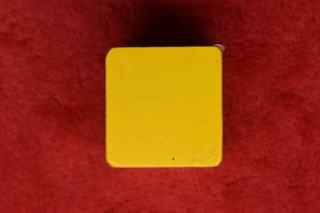
#> input picture Setup/2_image_dataset_config/C_Image_Preprocessing/image_transformation_extra_scripts/3.draw_picture/yellow-block.jpg, 320 x 213 px
$ jupyter execute 03_Edge_detection_1.ipynb
#> lines starting #> are read from the running program, lines starting #| are printed output that depends on the picture
[cell 1]
import cv2
import numpy as np
import random
import matplotlib.pyplot as plt

img = cv2.imread('yellow-block.jpg',1)
#> img is the input picture: shape (213, 320, 3); mean B, G, R 16.7, 52, 150.2
imgInfo = img.shape
#> imgInfo = (213, 320, 3)
height = imgInfo[0]
#> height = 213
width = imgInfo[1]
#> width = 320
#cv2.imshow('src',img)
#canny 1 gray 2 高斯 3 canny
gray = cv2.cvtColor(img,cv2.COLOR_BGR2GRAY)
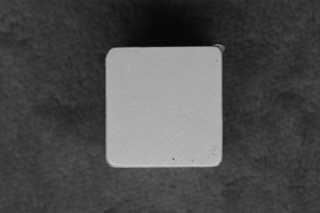
#> gray: shape (213, 320); min 7, max 203, mean 77.4
imgG = cv2.GaussianBlur(gray,(3,3),0)
dst = cv2.Canny(img,50,50) #图片卷积——》th
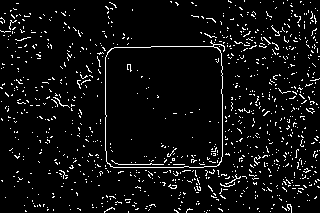
#> dst: shape (213, 320); 5.8% white in thin lines or dots
# cv2.imshow('dst',dst)
# cv2.waitKey(0)

# The original image

[cell 2]
img_bgr2rgb1 = cv2.cvtColor(img, cv2.COLOR_BGR2RGB)
plt.imshow(img_bgr2rgb1)
plt.show()

# Edge detection image

[cell 3]
img_bgr2rgb1 = cv2.cvtColor(dst, cv2.COLOR_BGR2RGB)
#> img_bgr2rgb1: shape (213, 320, 3); 5.8% white in thin lines or dots
plt.imshow(img_bgr2rgb1)
plt.show()
